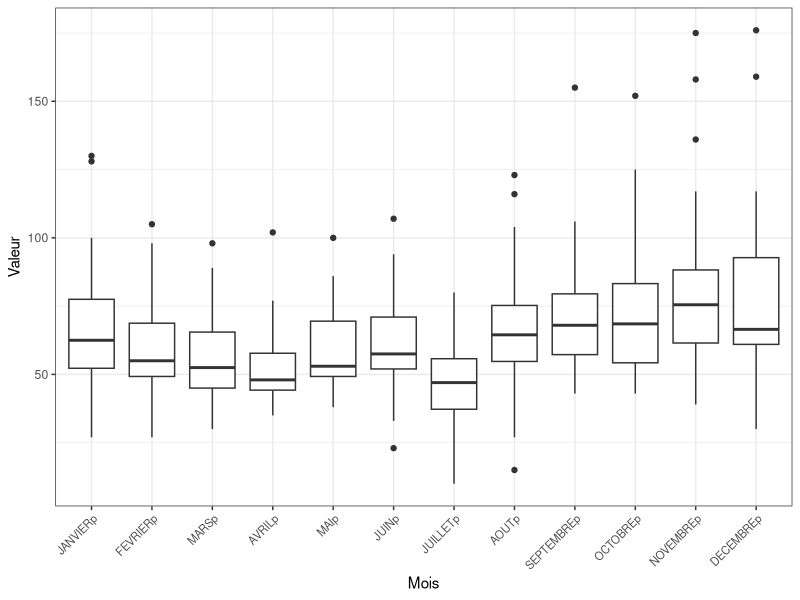

Write the R code that produced this figure. (Note: this script raises an error after producing the figure.)
## ---- chunk 1
knitr::opts_chunk$set(echo = TRUE)
## ---- chunk 2
library(tidyverse)
library(ggplot2)
library(FactoMineR)
library(xfun)

## ---- chunk 3
options(tinytex.verbose = TRUE)
## ---- chunk 4
data_pluvio_France <- read.table("data_pluvio_France.csv", encoding="UTF-8",
                                 sep=";", dec=".",header=TRUE,row.names=1)
data_contour_France <- read.table("data_contour_france_continentale.csv",
                                  encoding="UTF-8",sep=";", dec=".",
                                  header=TRUE)
head(data_pluvio_France, 3)
## ---- chunk 5
n = nrow(data_pluvio_France)
cat("Il y a", n, "stations météo.")
## ---- chunk 6
pluvio <- data_pluvio_France %>% select(ends_with("p"))
head(pluvio, 3)
njp <- data_pluvio_France %>% select(ends_with("pl"))
head(njp, 3)
geo <-data_pluvio_France$Geographie
head(geo, 3)
## ---- chunk 7
moyenne <-apply(pluvio,1,mean)
moyenne
ecartype<-apply(pluvio,1,sd) * sqrt((n-1)/n)
ecartype
## ---- chunk 8
pluvio %>% 
  mutate(city = row.names(pluvio)) %>% 
  pivot_longer(-city) %>% 
  filter(value==max(value))
## ---- chunk 9

df = pluvio %>% 
  mutate(city = row.names(pluvio)) %>% 
  pivot_longer(-city)
df$name <- factor(df$name, levels = unique(df$name))
df %>% 
  ggplot() + aes(x = name, y = value) +
  geom_boxplot() + theme_bw() + xlab("Mois") + ylab("Valeur") +
  theme(legend.position="bottom", 
        axis.text.x = element_text(size=8, angle=45, hjust = 1)) 
## ---- chunk 10

df_ <- data_pluvio_France %>% select(ends_with("p"), Geographie) 
df = df_ %>% 
  mutate(city = row.names(df_)) %>% 
  pivot_longer(-c('city', 'Geographie'))

df$name <- factor(df$name, levels = unique(df$name))

df %>% 
  ggplot(aes(x = name, y = value,
             group = city, color = Geographie)) + 
  geom_point() + geom_line() + theme_bw() + xlab("Mois") + ylab("Valeur") +
  theme(legend.position="bottom", 
        axis.text.x = element_text(size=8, angle=45, hjust = 1))


df1 <- df %>% 
  group_by(city) %>% 
  mutate(moyenne = mean(value), value_cntr = value - moyenne)
df1 %>% 
  ggplot(aes(x = name, y = value_cntr, 
             group = city, color = Geographie)) + 
  geom_point() + geom_line() + theme_bw() + xlab("Mois") + ylab("Valeur") +
  theme(legend.position="bottom", 
        axis.text.x = element_text(size=8, angle=45, hjust = 1)) 
## ---- chunk 11
ggplot() + 
  geom_path(data = data_contour_France,
            aes(x = LONGITUDE,y = LATITUDE), 
            size = 0.5) + 
  geom_point(data=data_pluvio_France, 
             aes(x = Longitude, y = Latitude, col = Geographie), 
             size = 5) +
  geom_text(data=data_pluvio_France, 
            aes(x = Longitude, y = Latitude,  
                label=rownames(data_pluvio_France)), 
            size = 4) + 
  theme_minimal() +  
  theme(panel.border = element_blank(),
        panel.grid.major = element_blank(),
        panel.grid.minor = element_blank(),
        axis.title = element_blank(),
        axis.text=element_blank())
## ---- chunk 12
acp <- PCA(pluvio,scale.unit=T,graph=FALSE)
summary(acp)

acp1 <- PCA(njp,scale.unit=T,graph=FALSE)
summary(acp1)
## ---- chunk 13
F<-acp$ind$coord[,1:3]
G<-acp$var$coord[,1:3]

plot.PCA(acp, choix="ind", axes = c(1, 2), select="cos2 0.75") 

plot.PCA(acp, choix="var", axes = c(1, 2), select="cos2 0.85") 

F<-acp1$ind$coord[,1:3]
G<-acp1$var$coord[,1:3]

plot.PCA(acp1, choix="ind", axes = c(1, 2), select="cos2 0.75")
plot.PCA(acp1, choix="var", axes = c(1, 2), select="cos2 0.9")
## ---- chunk 14
oldw <- getOption("warn")

options(warn = -1)

df_sup <- data_pluvio_France %>% 
  select(ends_with("pl"), ends_with("p"), Geographie) 
brtz_row = which(rownames(pluvio) == "Biarritz")
res.pca = PCA(df_sup,
              scale.unit=T,
              graph=FALSE,
              quanti.sup=c(1:12),
              quali.sup=c(25),
              ind.sup = brtz_row)
summary(res.pca)
res.pca$ind$coord 
options(warn = oldw)
## ---- chunk 15
plot.PCA(res.pca, axes=c(1, 2), choix="ind", habillage = 25, select="cos2 0.75")
plot.PCA(res.pca, axes=c(1, 2), choix="var", select="cos2 0.85")
## ---- chunk 16
df <- as.data.frame(res.pca$ind$coord) %>%
  cbind(res.pca[["call"]][["quali.sup"]][["quali.sup"]])
ggplot(df, aes(x = `Dim.1`, y = `Dim.2`, color = Geographie)) + 
  geom_point(size = 4) +
  geom_text(label=rownames(df), color = 'black', size = 5, vjust = 1) +
  theme_minimal() + 
  stat_ellipse(geom="polygon", aes(fill = Geographie), 
                      alpha = 0.2,
                      show.legend = FALSE, 
                      level = 0.95)
